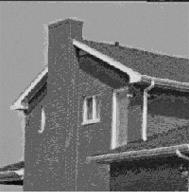
%> input picture Matlab/图像处理/house.png, 189 x 192 px
$ octave Eg5_27.m   (GNU Octave 9; MATLAB toolbox functions it lacks are replaced by stand-ins)
%> lines starting %> are read from the running program, lines starting %| are printed output that depends on the picture; in (x1, y1, x2, y2) boxes, pixels count from 0 and x2, y2 are one past the last pixel; in counts of white or black regions, pixels touching at a corner belong together; the program's own positions count from 1
clear all;close all;clc;
Image=im2double(imread('house.png'));
%> Image: size 192x189x3 double; min 0, max 0.941, mean 0.466
Image=rgb2gray(Image);
%> Image: size 192x189 double
figure,imshow(Image),title('原图像');
BW= edge(Image,'sobel');
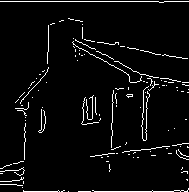
%> BW: size 192x189 logical; 4.5% white in thin lines or dots
figure,imshow(BW),title('边缘检测');
H1=[-1 -2 -1;0 0 0;1 2 1];
H2=[-1 0 1;-2 0 2;-1 0 1];
R1=imfilter(Image,H1);
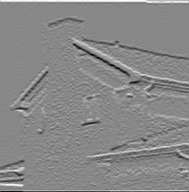
%> R1: size 192x189 double; min -2.91, max 2.54, mean 0.00819; drawn with min black and max white
R2=imfilter(Image,H2);
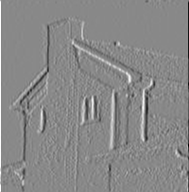
%> R2: size 192x189 double; min -2.95, max 2.55, mean -0.00347; drawn with min black and max white
edgeImage=abs(R1)+abs(R2);
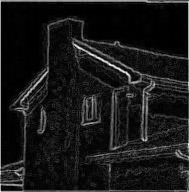
%> edgeImage: size 192x189 double; min 0, max 3.98, mean 0.384; drawn with min black and max white
figure,imshow(edgeImage),title('Sobel梯度图像');
%> after `imshow(edgeImage)`:
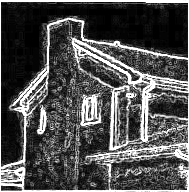
%> displayed picture: size 192x189, on the screen's scale of 0 to 255; min 0, max 255, mean 80.4
sharpImage=Image+edgeImage;
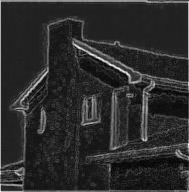
%> sharpImage: size 192x189 double; min 0.0549, max 4.6, mean 0.849; drawn with min black and max white
figure,imshow(sharpImage),title('Sobel锐化图像');
%> after `imshow(sharpImage)`:
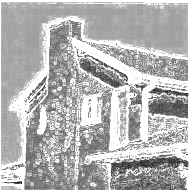
%> displayed picture: size 192x189, on the screen's scale of 0 to 255; min 14, max 255, mean 180
% [4 lines of commented-out code are left out]

$ run again, with Matlab/图像处理/1.jpg saved as Matlab/图像处理/house.png
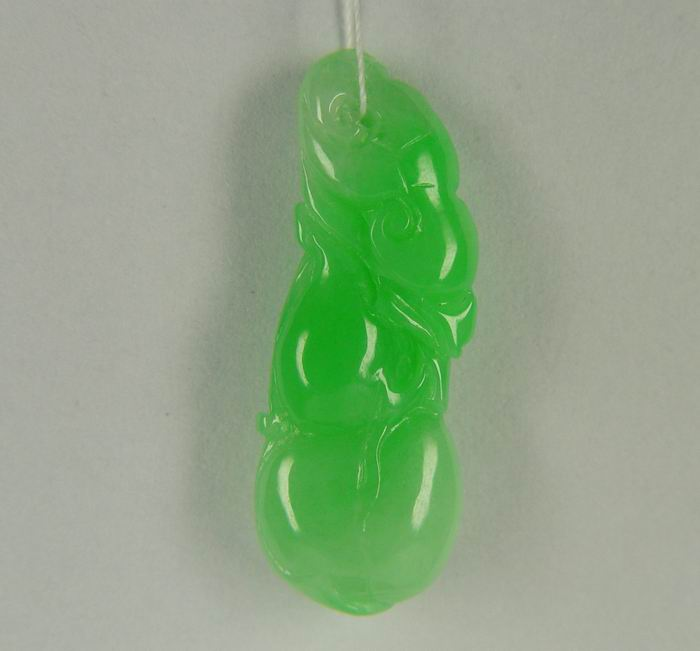
%> input picture Matlab/图像处理/1.jpg, 700 x 651 px
%> `BW= edge(Image,'sobel');`:
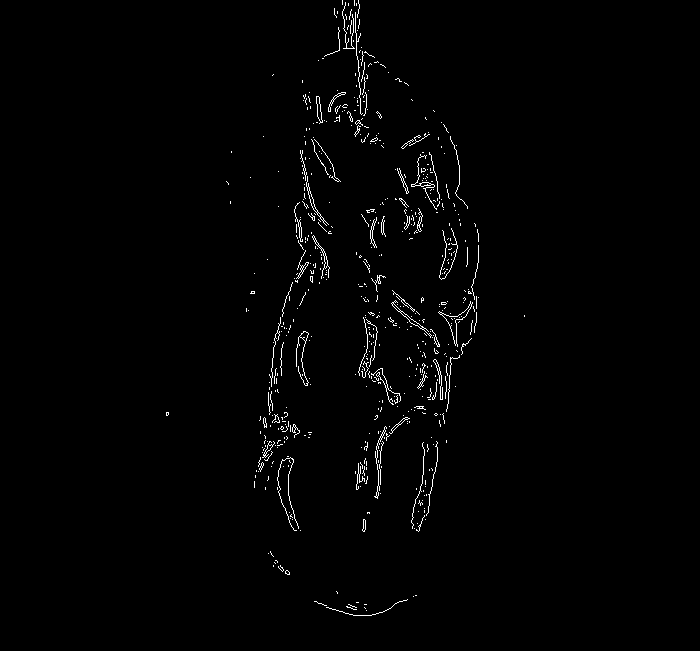
%> BW: size 651x700 logical; 1.2% white in thin lines or dots, all inside (x1, y1, x2, y2) = (166, 0, 525, 616)
%> `imshow(sharpImage)`:
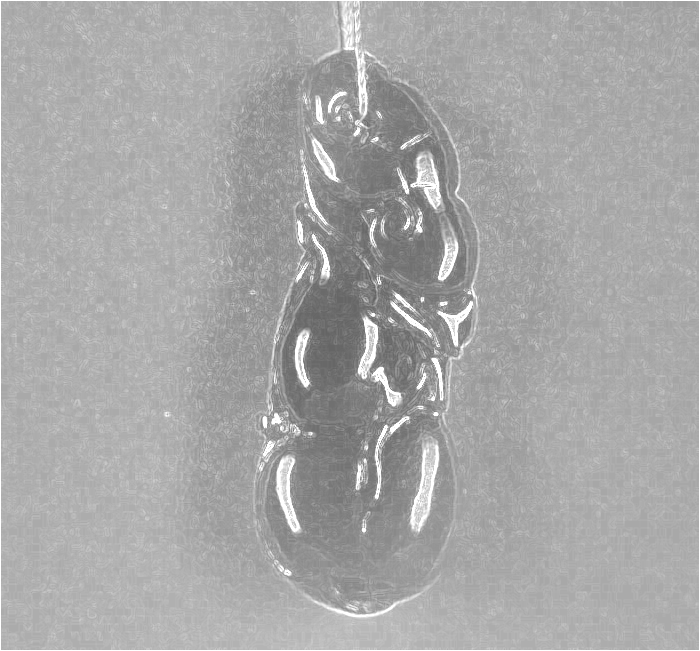
%> displayed picture: size 651x700, on the screen's scale of 0 to 255; min 94, max 255, mean 167.7
